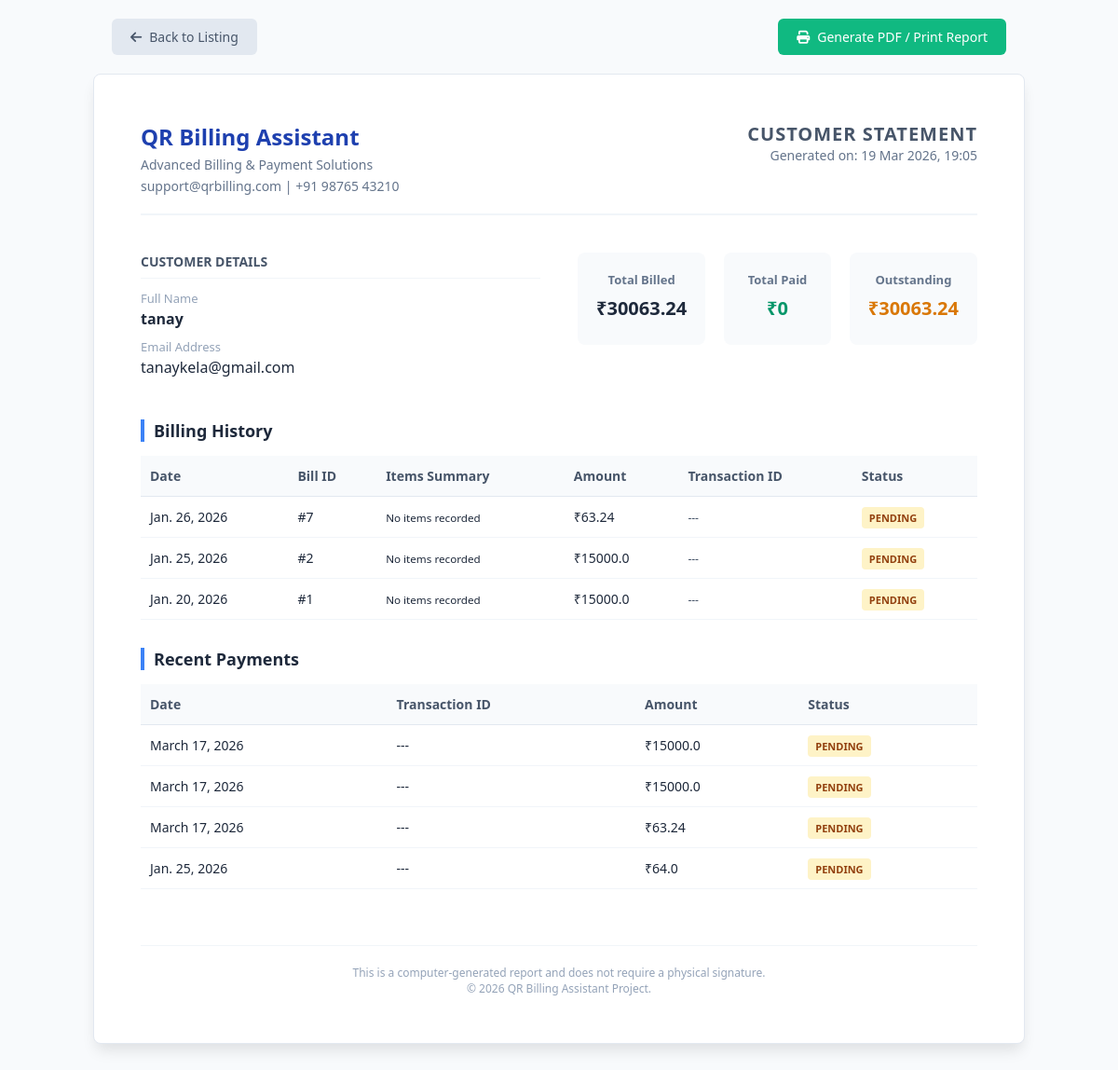
/customer_report/1/, run on the app's committed database.
### qrcus/models.py (models this page shows, shortened)
class Customer(models.Model):
    name = models.CharField(max_length=100)
    email = models.EmailField(unique=True)

class Bill(models.Model):
    customer = models.ForeignKey(Customer, on_delete=models.CASCADE)
    amount = models.FloatField(default=0.00)
    bill_date = models.DateField(auto_now_add=True)
    status = models.CharField(max_length=20, choices=(("Pending", "Pending"), ("Paid", "Paid")))
    items_summary = models.TextField(default="")

class Payment(models.Model):
    STATUS_CHOICES = [
        ('Paid', 'Paid'),
        ('Pending', 'Pending'),
        ('Failed', 'Failed'),
    ]
    bill = models.ForeignKey(Bill, on_delete=models.CASCADE, null=True, blank=True)
    customer = models.ForeignKey(Customer, on_delete=models.CASCADE)
    amount = models.FloatField()
    status = models.CharField(max_length=10, choices=STATUS_CHOICES)
    transaction_id = models.CharField(max_length=100, null=True, blank=True)
    date = models.DateField(auto_now_add=True)

### qrcus/views.py (the view)
# urls.py: path('customer_report/<int:customer_id>/', customer_billing_report, name='customer_billing_report'),
def customer_billing_report(request, customer_id):
    try:
        customer = Customer.objects.get(id=customer_id)
        bills = Bill.objects.filter(customer=customer).order_by('-bill_date')
        for bill in bills:
            payment = Payment.objects.filter(bill=bill, status="Paid").first()
            if payment:
                bill.transaction_id = payment.transaction_id
            else:
                bill.transaction_id = "---"
            if not bill.items_summary:
                sales = Sale.objects.filter(bill=bill)
                if sales.exists():
                    bill.items_summary = ", ".join([s.product_name for s in sales])
                else:
                    bill.items_summary = "No items recorded"
        payments = Payment.objects.filter(customer=customer).order_by('-date')
        total_billed = bills.aggregate(Sum('amount'))['amount__sum'] or 0
        total_paid = payments.filter(status='Paid').aggregate(Sum('amount'))['amount__sum'] or 0
        total_pending = bills.filter(status='Pending').aggregate(Sum('amount'))['amount__sum'] or 0
        context = {
            'customer': customer,
            'bills': bills,
            'payments': payments,
            'total_billed': round(total_billed, 2),
            'total_paid': round(total_paid, 2),
            'total_pending': round(total_pending, 2)
        }
        return render(request, 'customer_report.html', context)
    except Customer.DoesNotExist:
        return redirect('admin_dashboard')

### qrcus/templates/customer_report.html (shortened to what this page needs)
<!DOCTYPE html>
<html lang="en">
<head>
    <link rel="stylesheet" href="https://cdnjs.cloudflare.com/ajax/libs/font-awesome/6.5.0/css/all.min.css">
</head>
<body>
    <div class="no-print">
        <a href="{% url 'admin_billing_summary' %}" class="btn btn-back">
            <i class="fas fa-arrow-left"></i> Back to Listing
        </a>
        <button onclick="window.print()" class="btn btn-print">
            <i class="fas fa-print"></i> Generate PDF / Print Report
        </button>
    </div>
    <div class="report-paper">
        <div class="report-header">
            <div class="company-info">
                <h1>QR Billing Assistant</h1>
                <p>Advanced Billing & Payment Solutions</p>
                <p>support@qrbilling.com | +91 98765 43210</p>
            </div>
            <div class="report-title">
                <h2>Customer Statement</h2>
                <p>Generated on: {% now "d M Y, H:i" %}</p>
            </div>
        </div>
        <div class="customer-section">
            <div class="info-card">
                <h3>Customer Details</h3>
                <div class="label">Full Name</div>
                <p><strong>{{ customer.name }}</strong></p>
                <div class="label" style="margin-top: 10px;">Email Address</div>
                <p>{{ customer.email }}</p>
            </div>
            <div class="summary-stats">
              <div class="stat-box">
                  <h4>Total Billed</h4>
                  <div class="value">₹{{ total_billed }}</div>
              </div>
              <div class="stat-box paid">
                  <h4>Total Paid</h4>
                  <div class="value">₹{{ total_paid }}</div>
              </div>
              <div class="stat-box pending">
                  <h4>Outstanding</h4>
                  <div class="value">₹{{ total_pending }}</div>
              </div>
            </div>
        </div>
        <h3 class="section-heading">Billing History</h3>
        <table>
            <thead>
                <tr>
                    <th>Date</th>
                    <th>Bill ID</th>
                    <th>Items Summary</th>
                    <th>Amount</th>
                    <th>Transaction ID</th>
                    <th>Status</th>
                </tr>
            </thead>
            <tbody>
                {% for bill in bills %}
                <tr>
                    <td>{{ bill.bill_date }}</td>
                    <td>#{{ bill.id }}</td>
                    <td><small>{{ bill.items_summary|truncatechars:100 }}</small></td>
                    <td>₹{{ bill.amount }}</td>
                    <td><code style="font-size: 12px; color: #475569;">{{ bill.transaction_id }}</code></td>
                    <td>
                        <span class="status-pill {% if bill.status == 'Paid' %}status-paid{% else %}status-pending{% endif %}">
                            {{ bill.status }}
                        </span>
                    </td>
                </tr>
                {% empty %}
                <tr><td colspan="5" style="text-align: center; color: #94a3b8;">No billing records found.</td></tr>
                {% endfor %}
            </tbody>
        </table>
        <h3 class="section-heading">Recent Payments</h3>
        <table>
            <thead>
                <tr>
                    <th>Date</th>
                    <th>Transaction ID</th>
                    <th>Amount</th>
                    <th>Status</th>
                </tr>
            </thead>
            <tbody>
                {% for payment in payments %}
                <tr>
                    <td>{{ payment.date }}</td>
                    <td>{{ payment.transaction_id|default:"---" }}</td>
                    <td>₹{{ payment.amount }}</td>
                    <td>
                        <span class="status-pill {% if payment.status == 'Paid' %}status-paid{% else %}status-pending{% endif %}">
                            {{ payment.status }}
                        </span>
                    </td>
                </tr>
                {% empty %}
                <tr><td colspan="4" style="text-align: center; color: #94a3b8;">No payment history found.</td></tr>
                {% endfor %}
            </tbody>
        </table>
        <div style="margin-top: 60px; text-align: center; font-size: 12px; color: #94a3b8; border-top: 1px solid #f1f5f9; padding-top: 20px;">
            This is a computer-generated report and does not require a physical signature.
            <br>&copy; 2026 QR Billing Assistant Project.
        </div>
    </div>
</body>
</html>

### qrcus/templates/customer_report.html (style rules this page uses)
* { margin: 0; padding: 0; box-sizing: border-box; font-family: 'Segoe UI', Tahoma, Geneva, Verdana, sans-serif; }
body { background: #f8fafc; color: #1e293b; print-color-adjust: exact; -webkit-print-color-adjust: exact; }
.no-print { display: flex; justify-content: space-between; align-items: center; max-width: 1000px; margin: 20px auto; padding: 0 20px; }
.btn { padding: 10px 20px; border-radius: 6px; text-decoration: none; font-size: 14px; font-weight: 500; transition: 0.3s; display: inline-flex; align-items: center; gap: 8px; cursor: pointer; border: none; }
.btn-back { background: #e2e8f0; color: #475569; }
.btn-print { background: #10b981; color: white; }
.report-paper { max-width: 1000px; margin: 20px auto 40px; background: white; padding: 50px; box-shadow: 0 10px 15px -3px rgba(0, 0, 0, 0.1); border-radius: 8px; border: 1px solid #e2e8f0; }
.report-header { display: flex; justify-content: space-between; align-items: flex-start; margin-bottom: 40px; border-bottom: 2px solid #f1f5f9; padding-bottom: 20px; }
.company-info h1 { font-size: 24px; color: #1e40af; }
.company-info p { color: #64748b; font-size: 14px; margin-top: 4px; }
.report-title { text-align: right; }
.report-title h2 { font-size: 20px; text-transform: uppercase; letter-spacing: 1px; color: #475569; }
.report-title p { color: #64748b; font-size: 14px; }
.customer-section { display: grid; grid-template-columns: 1fr 1fr; gap: 40px; margin-bottom: 40px; }
.info-card h3 { font-size: 14px; color: #475569; text-transform: uppercase; border-bottom: 1px solid #f1f5f9; padding-bottom: 8px; margin-bottom: 12px; }
.info-card p { font-size: 16px; margin-bottom: 5px; }
.info-card .label { color: #94a3b8; font-size: 13px; margin-bottom: 2px; }
.summary-stats { display: flex; gap: 20px; margin-bottom: 40px; }
.stat-box { flex: 1; padding: 20px; background: #f8fafc; border-radius: 8px; text-align: center; }
.stat-box h4 { font-size: 13px; color: #64748b; margin-bottom: 8px; }
.stat-box .value { font-size: 20px; font-weight: 700; color: #1e293b; }
.stat-box.pending .value { color: #d97706; }
.stat-box.paid .value { color: #059669; }
.section-heading { font-size: 18px; margin-bottom: 15px; color: #1e293b; border-left: 4px solid #3b82f6; padding-left: 10px; }
table { width: 100%; border-collapse: collapse; margin-bottom: 30px; font-size: 14px; }
th { background: #f8fafc; padding: 12px 10px; text-align: left; color: #475569; border-bottom: 1px solid #e2e8f0; }
td { padding: 12px 10px; border-bottom: 1px solid #f1f5f9; }
.status-pill { padding: 4px 8px; border-radius: 4px; font-size: 11px; font-weight: 600; text-transform: uppercase; }
.status-pending { background: #fef3c7; color: #92400e; }

### data on the page
Customer: name "tanay", email "tanaykela@gmail.com"
Bill: bill_date "Jan. 26, 2026", id "7", items_summary "No items recorded", amount "63.24", transaction_id "---", status "PENDING"
Bill: bill_date "Jan. 25, 2026", id "2", items_summary "No items recorded", amount "15000.0", transaction_id "---", status "PENDING"
Bill: bill_date "Jan. 20, 2026", id "1", items_summary "No items recorded", amount "15000.0", transaction_id "---", status "PENDING"
Payment: date "March 17, 2026", transaction_id "---", amount "15000.0", status "PENDING"
Payment: date "March 17, 2026", transaction_id "---", amount "15000.0", status "PENDING"
Payment: date "March 17, 2026", transaction_id "---", amount "63.24", status "PENDING"
Payment: date "Jan. 25, 2026", transaction_id "---", amount "64.0", status "PENDING"

### other printed values
{{ total_billed }} "30063.24"
{{ total_paid }} "0"
{{ total_pending }} "30063.24"
